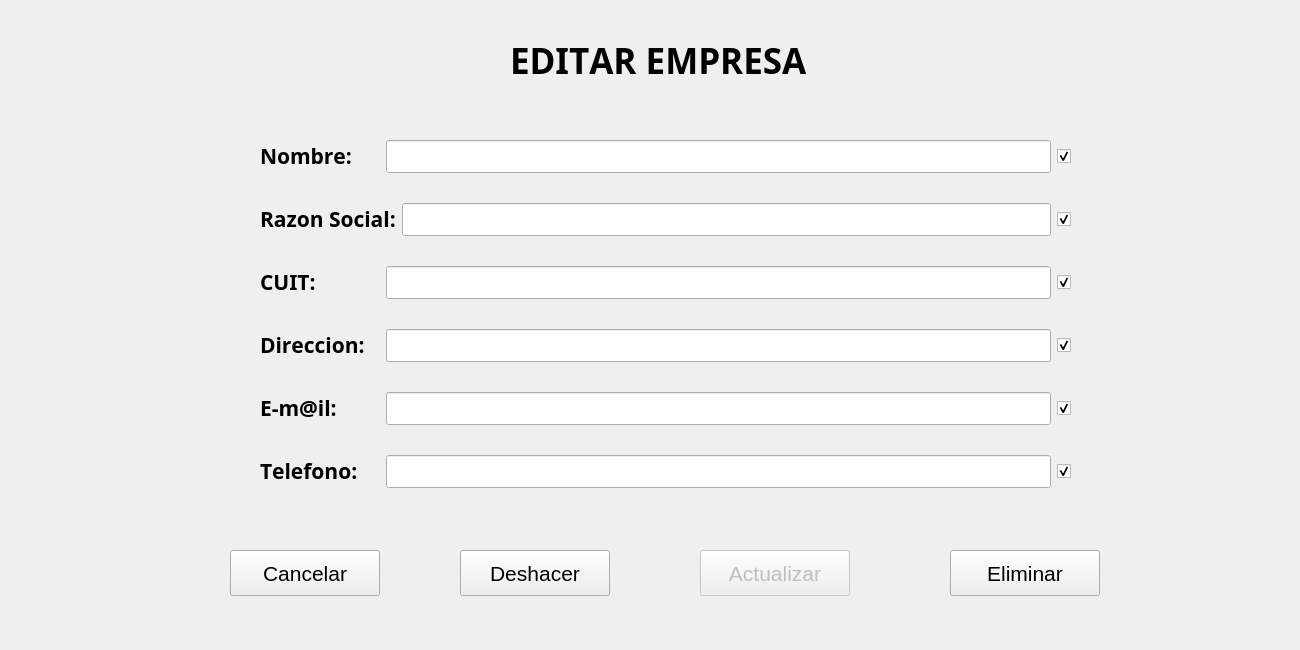
<?xml version="1.0" encoding="UTF-8"?>
<ui version="4.0">
 <class>EmpresaEditar</class>
 <widget class="QDialog" name="EmpresaEditar">
  <property name="enabled">
   <bool>true</bool>
  </property>
  <property name="geometry">
   <rect>
    <x>0</x>
    <y>0</y>
    <width>1300</width>
    <height>650</height>
   </rect>
  </property>
  <property name="font">
   <font>
    <family>MS Gothic</family>
    <kerning>false</kerning>
   </font>
  </property>
  <property name="windowTitle">
   <string notr="true">Editar Empresa</string>
  </property>
  <property name="windowIcon">
   <iconset resource="Icons.qrc">
    <normaloff>:/icon|s/icons/logoTruck.png</normaloff>:/icon|s/icons/logoTruck.png</iconset>
  </property>
  <property name="toolTip">
   <string notr="true"/>
  </property>
  <property name="statusTip">
   <string notr="true"/>
  </property>
  <property name="whatsThis">
   <string notr="true"/>
  </property>
  <property name="accessibleName">
   <string notr="true"/>
  </property>
  <property name="accessibleDescription">
   <string notr="true"/>
  </property>
  <property name="windowFilePath">
   <string notr="true"/>
  </property>
  <widget class="QLabel" name="labelTitulo">
   <property name="geometry">
    <rect>
     <x>510</x>
     <y>40</y>
     <width>391</width>
     <height>41</height>
    </rect>
   </property>
   <property name="font">
    <font>
     <family>Arial Black</family>
     <pointsize>26</pointsize>
     <weight>75</weight>
     <italic>false</italic>
     <bold>true</bold>
     <underline>false</underline>
     <strikeout>false</strikeout>
     <kerning>false</kerning>
    </font>
   </property>
   <property name="toolTip">
    <string notr="true"/>
   </property>
   <property name="statusTip">
    <string notr="true"/>
   </property>
   <property name="whatsThis">
    <string notr="true"/>
   </property>
   <property name="accessibleName">
    <string notr="true"/>
   </property>
   <property name="accessibleDescription">
    <string notr="true"/>
   </property>
   <property name="text">
    <string notr="true">EDITAR EMPRESA</string>
   </property>
   <property name="textInteractionFlags">
    <set>Qt::NoTextInteraction</set>
   </property>
  </widget>
  <widget class="QLabel" name="labelComentario">
   <property name="geometry">
    <rect>
     <x>230</x>
     <y>520</y>
     <width>831</width>
     <height>31</height>
    </rect>
   </property>
   <property name="font">
    <font>
     <pointsize>16</pointsize>
    </font>
   </property>
   <property name="layoutDirection">
    <enum>Qt::LeftToRight</enum>
   </property>
   <property name="text">
    <string/>
   </property>
   <property name="textFormat">
    <enum>Qt::RichText</enum>
   </property>
   <property name="alignment">
    <set>Qt::AlignCenter</set>
   </property>
   <property name="textInteractionFlags">
    <set>Qt::NoTextInteraction</set>
   </property>
  </widget>
  <widget class="QWidget" name="verticalLayoutWidget">
   <property name="geometry">
    <rect>
     <x>260</x>
     <y>110</y>
     <width>811</width>
     <height>411</height>
    </rect>
   </property>
   <layout class="QVBoxLayout" name="verticalLayout">
    <property name="spacing">
     <number>10</number>
    </property>
    <property name="topMargin">
     <number>10</number>
    </property>
    <property name="bottomMargin">
     <number>10</number>
    </property>
    <item>
     <layout class="QHBoxLayout" name="horizontalLayout1" stretch="0,0,0">
      <property name="spacing">
       <number>6</number>
      </property>
      <item>
       <widget class="QLabel" name="label1">
        <property name="minimumSize">
         <size>
          <width>120</width>
          <height>0</height>
         </size>
        </property>
        <property name="font">
         <font>
          <weight>75</weight>
          <bold>true</bold>
          <kerning>false</kerning>
         </font>
        </property>
        <property name="mouseTracking">
         <bool>true</bool>
        </property>
        <property name="toolTip">
         <string notr="true"/>
        </property>
        <property name="statusTip">
         <string notr="true"/>
        </property>
        <property name="whatsThis">
         <string notr="true"/>
        </property>
        <property name="accessibleName">
         <string notr="true"/>
        </property>
        <property name="accessibleDescription">
         <string notr="true"/>
        </property>
        <property name="text">
         <string notr="true">&lt;!DOCTYPE HTML PUBLIC &quot;-//W3C//DTD HTML 4.0//EN&quot; &quot;http://www.w3.org/TR/REC-html40/strict.dtd&quot;&gt;
&lt;html&gt;&lt;head&gt;&lt;meta name=&quot;qrichtext&quot; content=&quot;1&quot; /&gt;&lt;style type=&quot;text/css&quot;&gt;
p, li { white-space: pre-wrap; }
&lt;/style&gt;&lt;/head&gt;&lt;body style=&quot; font-family:'MS Shell Dlg 2'; font-size:8.25pt; font-weight:600; font-style:normal;&quot;&gt;
&lt;p style=&quot; margin-top:0px; margin-bottom:0px; margin-left:0px; margin-right:0px; -qt-block-indent:0; text-indent:0px;&quot;&gt;&lt;span style=&quot; font-size:16pt;&quot;&gt;Nombre:&lt;/span&gt;&lt;/p&gt;&lt;/body&gt;&lt;/html&gt;</string>
        </property>
        <property name="textInteractionFlags">
         <set>Qt::NoTextInteraction</set>
        </property>
       </widget>
      </item>
      <item>
       <widget class="QLineEdit" name="lineEditNombre">
        <property name="font">
         <font>
          <family>Arial</family>
          <pointsize>16</pointsize>
          <kerning>false</kerning>
         </font>
        </property>
        <property name="mouseTracking">
         <bool>false</bool>
        </property>
        <property name="focusPolicy">
         <enum>Qt::ClickFocus</enum>
        </property>
        <property name="acceptDrops">
         <bool>false</bool>
        </property>
        <property name="toolTip">
         <string notr="true"/>
        </property>
        <property name="statusTip">
         <string notr="true"/>
        </property>
        <property name="whatsThis">
         <string notr="true"/>
        </property>
        <property name="accessibleName">
         <string notr="true"/>
        </property>
        <property name="accessibleDescription">
         <string notr="true"/>
        </property>
        <property name="inputMethodHints">
         <set>Qt::ImhNone</set>
        </property>
        <property name="inputMask">
         <string notr="true"/>
        </property>
        <property name="text">
         <string notr="true"/>
        </property>
        <property name="placeholderText">
         <string notr="true"/>
        </property>
       </widget>
      </item>
      <item>
       <widget class="QCheckBox" name="checkBoxNombre">
        <property name="enabled">
         <bool>true</bool>
        </property>
        <property name="font">
         <font>
          <kerning>false</kerning>
         </font>
        </property>
        <property name="mouseTracking">
         <bool>false</bool>
        </property>
        <property name="toolTip">
         <string notr="true"/>
        </property>
        <property name="statusTip">
         <string notr="true"/>
        </property>
        <property name="whatsThis">
         <string notr="true"/>
        </property>
        <property name="accessibleName">
         <string notr="true"/>
        </property>
        <property name="accessibleDescription">
         <string notr="true"/>
        </property>
        <property name="text">
         <string/>
        </property>
        <property name="shortcut">
         <string notr="true"/>
        </property>
        <property name="checked">
         <bool>true</bool>
        </property>
       </widget>
      </item>
     </layout>
    </item>
    <item>
     <layout class="QHBoxLayout" name="horizontalLayout2" stretch="0,0,0">
      <property name="spacing">
       <number>6</number>
      </property>
      <item>
       <widget class="QLabel" name="label2">
        <property name="minimumSize">
         <size>
          <width>120</width>
          <height>0</height>
         </size>
        </property>
        <property name="font">
         <font>
          <weight>75</weight>
          <bold>true</bold>
          <kerning>false</kerning>
         </font>
        </property>
        <property name="mouseTracking">
         <bool>true</bool>
        </property>
        <property name="toolTip">
         <string notr="true"/>
        </property>
        <property name="statusTip">
         <string notr="true"/>
        </property>
        <property name="whatsThis">
         <string notr="true"/>
        </property>
        <property name="accessibleName">
         <string notr="true"/>
        </property>
        <property name="accessibleDescription">
         <string notr="true"/>
        </property>
        <property name="text">
         <string notr="true">&lt;!DOCTYPE HTML PUBLIC &quot;-//W3C//DTD HTML 4.0//EN&quot; &quot;http://www.w3.org/TR/REC-html40/strict.dtd&quot;&gt;
&lt;html&gt;&lt;head&gt;&lt;meta name=&quot;qrichtext&quot; content=&quot;1&quot; /&gt;&lt;style type=&quot;text/css&quot;&gt;
p, li { white-space: pre-wrap; }
&lt;/style&gt;&lt;/head&gt;&lt;body style=&quot; font-family:'MS Gothic'; font-size:8.25pt; font-weight:600; font-style:normal;&quot;&gt;
&lt;p style=&quot; margin-top:0px; margin-bottom:0px; margin-left:0px; margin-right:0px; -qt-block-indent:0; text-indent:0px;&quot;&gt;&lt;span style=&quot; font-family:'MS Shell Dlg 2'; font-size:16pt;&quot;&gt;Razon Social:&lt;/span&gt;&lt;/p&gt;&lt;/body&gt;&lt;/html&gt;</string>
        </property>
        <property name="textInteractionFlags">
         <set>Qt::NoTextInteraction</set>
        </property>
       </widget>
      </item>
      <item>
       <widget class="QLineEdit" name="lineEditRazonSocial">
        <property name="font">
         <font>
          <family>Arial</family>
          <pointsize>16</pointsize>
          <kerning>false</kerning>
         </font>
        </property>
        <property name="mouseTracking">
         <bool>false</bool>
        </property>
        <property name="focusPolicy">
         <enum>Qt::ClickFocus</enum>
        </property>
        <property name="acceptDrops">
         <bool>false</bool>
        </property>
        <property name="toolTip">
         <string notr="true"/>
        </property>
        <property name="statusTip">
         <string notr="true"/>
        </property>
        <property name="whatsThis">
         <string notr="true"/>
        </property>
        <property name="accessibleName">
         <string notr="true"/>
        </property>
        <property name="accessibleDescription">
         <string notr="true"/>
        </property>
        <property name="inputMethodHints">
         <set>Qt::ImhNone</set>
        </property>
        <property name="inputMask">
         <string notr="true"/>
        </property>
        <property name="text">
         <string notr="true"/>
        </property>
        <property name="placeholderText">
         <string notr="true"/>
        </property>
       </widget>
      </item>
      <item>
       <widget class="QCheckBox" name="checkBoxRazonSocial">
        <property name="enabled">
         <bool>true</bool>
        </property>
        <property name="font">
         <font>
          <kerning>false</kerning>
         </font>
        </property>
        <property name="mouseTracking">
         <bool>false</bool>
        </property>
        <property name="toolTip">
         <string notr="true"/>
        </property>
        <property name="statusTip">
         <string notr="true"/>
        </property>
        <property name="whatsThis">
         <string notr="true"/>
        </property>
        <property name="accessibleName">
         <string notr="true"/>
        </property>
        <property name="accessibleDescription">
         <string notr="true"/>
        </property>
        <property name="text">
         <string/>
        </property>
        <property name="shortcut">
         <string notr="true"/>
        </property>
        <property name="checked">
         <bool>true</bool>
        </property>
       </widget>
      </item>
     </layout>
    </item>
    <item>
     <layout class="QHBoxLayout" name="horizontalLayout3" stretch="1,0,0">
      <property name="spacing">
       <number>6</number>
      </property>
      <item>
       <widget class="QLabel" name="labelC">
        <property name="sizePolicy">
         <sizepolicy hsizetype="Fixed" vsizetype="Fixed">
          <horstretch>0</horstretch>
          <verstretch>0</verstretch>
         </sizepolicy>
        </property>
        <property name="minimumSize">
         <size>
          <width>120</width>
          <height>0</height>
         </size>
        </property>
        <property name="font">
         <font>
          <weight>75</weight>
          <bold>true</bold>
          <kerning>false</kerning>
         </font>
        </property>
        <property name="mouseTracking">
         <bool>true</bool>
        </property>
        <property name="toolTip">
         <string notr="true"/>
        </property>
        <property name="statusTip">
         <string notr="true"/>
        </property>
        <property name="whatsThis">
         <string notr="true"/>
        </property>
        <property name="accessibleName">
         <string notr="true"/>
        </property>
        <property name="accessibleDescription">
         <string notr="true"/>
        </property>
        <property name="text">
         <string notr="true">&lt;!DOCTYPE HTML PUBLIC &quot;-//W3C//DTD HTML 4.0//EN&quot; &quot;http://www.w3.org/TR/REC-html40/strict.dtd&quot;&gt;
&lt;html&gt;&lt;head&gt;&lt;meta name=&quot;qrichtext&quot; content=&quot;1&quot; /&gt;&lt;style type=&quot;text/css&quot;&gt;
p, li { white-space: pre-wrap; }
&lt;/style&gt;&lt;/head&gt;&lt;body style=&quot; font-family:'MS Gothic'; font-size:8.25pt; font-weight:600; font-style:normal;&quot;&gt;
&lt;p style=&quot; margin-top:0px; margin-bottom:0px; margin-left:0px; margin-right:0px; -qt-block-indent:0; text-indent:0px;&quot;&gt;&lt;span style=&quot; font-family:'MS Shell Dlg 2'; font-size:16pt;&quot;&gt;CUIT:&lt;/span&gt;&lt;/p&gt;&lt;/body&gt;&lt;/html&gt;</string>
        </property>
        <property name="textInteractionFlags">
         <set>Qt::NoTextInteraction</set>
        </property>
       </widget>
      </item>
      <item>
       <widget class="QLineEdit" name="lineEditCuit">
        <property name="font">
         <font>
          <family>Arial</family>
          <pointsize>16</pointsize>
          <kerning>false</kerning>
         </font>
        </property>
        <property name="mouseTracking">
         <bool>false</bool>
        </property>
        <property name="focusPolicy">
         <enum>Qt::ClickFocus</enum>
        </property>
        <property name="acceptDrops">
         <bool>false</bool>
        </property>
        <property name="toolTip">
         <string notr="true"/>
        </property>
        <property name="statusTip">
         <string notr="true"/>
        </property>
        <property name="whatsThis">
         <string notr="true"/>
        </property>
        <property name="accessibleName">
         <string notr="true"/>
        </property>
        <property name="accessibleDescription">
         <string notr="true"/>
        </property>
        <property name="inputMethodHints">
         <set>Qt::ImhNone</set>
        </property>
        <property name="inputMask">
         <string notr="true"/>
        </property>
        <property name="text">
         <string notr="true"/>
        </property>
        <property name="placeholderText">
         <string notr="true"/>
        </property>
       </widget>
      </item>
      <item>
       <widget class="QCheckBox" name="checkBoxCuit">
        <property name="font">
         <font>
          <kerning>false</kerning>
         </font>
        </property>
        <property name="mouseTracking">
         <bool>false</bool>
        </property>
        <property name="toolTip">
         <string notr="true"/>
        </property>
        <property name="statusTip">
         <string notr="true"/>
        </property>
        <property name="whatsThis">
         <string notr="true"/>
        </property>
        <property name="accessibleName">
         <string notr="true"/>
        </property>
        <property name="accessibleDescription">
         <string notr="true"/>
        </property>
        <property name="text">
         <string/>
        </property>
        <property name="shortcut">
         <string notr="true"/>
        </property>
        <property name="checked">
         <bool>true</bool>
        </property>
       </widget>
      </item>
     </layout>
    </item>
    <item>
     <layout class="QHBoxLayout" name="horizontalLayout4" stretch="0,0,0">
      <property name="spacing">
       <number>6</number>
      </property>
      <item>
       <widget class="QLabel" name="label4">
        <property name="minimumSize">
         <size>
          <width>120</width>
          <height>0</height>
         </size>
        </property>
        <property name="font">
         <font>
          <weight>75</weight>
          <bold>true</bold>
          <kerning>false</kerning>
         </font>
        </property>
        <property name="mouseTracking">
         <bool>true</bool>
        </property>
        <property name="toolTip">
         <string notr="true"/>
        </property>
        <property name="statusTip">
         <string notr="true"/>
        </property>
        <property name="whatsThis">
         <string notr="true"/>
        </property>
        <property name="accessibleName">
         <string notr="true"/>
        </property>
        <property name="accessibleDescription">
         <string notr="true"/>
        </property>
        <property name="text">
         <string notr="true">&lt;!DOCTYPE HTML PUBLIC &quot;-//W3C//DTD HTML 4.0//EN&quot; &quot;http://www.w3.org/TR/REC-html40/strict.dtd&quot;&gt;
&lt;html&gt;&lt;head&gt;&lt;meta name=&quot;qrichtext&quot; content=&quot;1&quot; /&gt;&lt;style type=&quot;text/css&quot;&gt;
p, li { white-space: pre-wrap; }
&lt;/style&gt;&lt;/head&gt;&lt;body style=&quot; font-family:'MS Gothic'; font-size:8.25pt; font-weight:600; font-style:normal;&quot;&gt;
&lt;p style=&quot; margin-top:0px; margin-bottom:0px; margin-left:0px; margin-right:0px; -qt-block-indent:0; text-indent:0px;&quot;&gt;&lt;span style=&quot; font-family:'MS Shell Dlg 2'; font-size:16pt;&quot;&gt;Direccion:&lt;/span&gt;&lt;/p&gt;&lt;/body&gt;&lt;/html&gt;</string>
        </property>
        <property name="textInteractionFlags">
         <set>Qt::NoTextInteraction</set>
        </property>
       </widget>
      </item>
      <item>
       <widget class="QLineEdit" name="lineEditDireccion">
        <property name="font">
         <font>
          <family>Arial</family>
          <pointsize>16</pointsize>
          <kerning>false</kerning>
         </font>
        </property>
        <property name="mouseTracking">
         <bool>false</bool>
        </property>
        <property name="focusPolicy">
         <enum>Qt::ClickFocus</enum>
        </property>
        <property name="acceptDrops">
         <bool>false</bool>
        </property>
        <property name="toolTip">
         <string notr="true"/>
        </property>
        <property name="statusTip">
         <string notr="true"/>
        </property>
        <property name="whatsThis">
         <string notr="true"/>
        </property>
        <property name="accessibleName">
         <string notr="true"/>
        </property>
        <property name="accessibleDescription">
         <string notr="true"/>
        </property>
        <property name="inputMethodHints">
         <set>Qt::ImhNone</set>
        </property>
        <property name="inputMask">
         <string notr="true"/>
        </property>
        <property name="text">
         <string notr="true"/>
        </property>
        <property name="placeholderText">
         <string notr="true"/>
        </property>
       </widget>
      </item>
      <item>
       <widget class="QCheckBox" name="checkBoxDomicilio">
        <property name="font">
         <font>
          <kerning>false</kerning>
         </font>
        </property>
        <property name="mouseTracking">
         <bool>false</bool>
        </property>
        <property name="toolTip">
         <string notr="true"/>
        </property>
        <property name="statusTip">
         <string notr="true"/>
        </property>
        <property name="whatsThis">
         <string notr="true"/>
        </property>
        <property name="accessibleName">
         <string notr="true"/>
        </property>
        <property name="accessibleDescription">
         <string notr="true"/>
        </property>
        <property name="text">
         <string/>
        </property>
        <property name="shortcut">
         <string notr="true"/>
        </property>
        <property name="checked">
         <bool>true</bool>
        </property>
       </widget>
      </item>
     </layout>
    </item>
    <item>
     <layout class="QHBoxLayout" name="horizontalLayout4_3" stretch="0,0,0">
      <property name="spacing">
       <number>6</number>
      </property>
      <item>
       <widget class="QLabel" name="label4_3">
        <property name="minimumSize">
         <size>
          <width>120</width>
          <height>0</height>
         </size>
        </property>
        <property name="font">
         <font>
          <weight>75</weight>
          <bold>true</bold>
          <kerning>false</kerning>
         </font>
        </property>
        <property name="mouseTracking">
         <bool>true</bool>
        </property>
        <property name="toolTip">
         <string notr="true"/>
        </property>
        <property name="statusTip">
         <string notr="true"/>
        </property>
        <property name="whatsThis">
         <string notr="true"/>
        </property>
        <property name="accessibleName">
         <string notr="true"/>
        </property>
        <property name="accessibleDescription">
         <string notr="true"/>
        </property>
        <property name="text">
         <string notr="true">&lt;!DOCTYPE HTML PUBLIC &quot;-//W3C//DTD HTML 4.0//EN&quot; &quot;http://www.w3.org/TR/REC-html40/strict.dtd&quot;&gt;
&lt;html&gt;&lt;head&gt;&lt;meta name=&quot;qrichtext&quot; content=&quot;1&quot; /&gt;&lt;style type=&quot;text/css&quot;&gt;
p, li { white-space: pre-wrap; }
&lt;/style&gt;&lt;/head&gt;&lt;body style=&quot; font-family:'MS Shell Dlg 2'; font-size:8.25pt; font-weight:600; font-style:normal;&quot;&gt;
&lt;p style=&quot; margin-top:0px; margin-bottom:0px; margin-left:0px; margin-right:0px; -qt-block-indent:0; text-indent:0px;&quot;&gt;&lt;span style=&quot; font-size:16pt;&quot;&gt;E-m@il:&lt;/span&gt;&lt;/p&gt;&lt;/body&gt;&lt;/html&gt;</string>
        </property>
        <property name="textInteractionFlags">
         <set>Qt::NoTextInteraction</set>
        </property>
       </widget>
      </item>
      <item>
       <widget class="QLineEdit" name="lineEditEmail">
        <property name="font">
         <font>
          <family>Arial</family>
          <pointsize>16</pointsize>
          <kerning>false</kerning>
         </font>
        </property>
        <property name="mouseTracking">
         <bool>false</bool>
        </property>
        <property name="focusPolicy">
         <enum>Qt::ClickFocus</enum>
        </property>
        <property name="acceptDrops">
         <bool>false</bool>
        </property>
        <property name="toolTip">
         <string notr="true"/>
        </property>
        <property name="statusTip">
         <string notr="true"/>
        </property>
        <property name="whatsThis">
         <string notr="true"/>
        </property>
        <property name="accessibleName">
         <string notr="true"/>
        </property>
        <property name="accessibleDescription">
         <string notr="true"/>
        </property>
        <property name="inputMethodHints">
         <set>Qt::ImhNone</set>
        </property>
        <property name="inputMask">
         <string notr="true"/>
        </property>
        <property name="text">
         <string notr="true"/>
        </property>
        <property name="placeholderText">
         <string notr="true"/>
        </property>
       </widget>
      </item>
      <item>
       <widget class="QCheckBox" name="checkBoxEmail">
        <property name="font">
         <font>
          <kerning>false</kerning>
         </font>
        </property>
        <property name="mouseTracking">
         <bool>false</bool>
        </property>
        <property name="toolTip">
         <string notr="true"/>
        </property>
        <property name="statusTip">
         <string notr="true"/>
        </property>
        <property name="whatsThis">
         <string notr="true"/>
        </property>
        <property name="accessibleName">
         <string notr="true"/>
        </property>
        <property name="accessibleDescription">
         <string notr="true"/>
        </property>
        <property name="text">
         <string/>
        </property>
        <property name="shortcut">
         <string notr="true"/>
        </property>
        <property name="checked">
         <bool>true</bool>
        </property>
       </widget>
      </item>
     </layout>
    </item>
    <item>
     <layout class="QHBoxLayout" name="horizontalLayout4_5" stretch="0,0,0">
      <property name="spacing">
       <number>6</number>
      </property>
      <item>
       <widget class="QLabel" name="label4_5">
        <property name="minimumSize">
         <size>
          <width>120</width>
          <height>0</height>
         </size>
        </property>
        <property name="font">
         <font>
          <weight>75</weight>
          <bold>true</bold>
          <kerning>false</kerning>
         </font>
        </property>
        <property name="mouseTracking">
         <bool>true</bool>
        </property>
        <property name="toolTip">
         <string notr="true"/>
        </property>
        <property name="statusTip">
         <string notr="true"/>
        </property>
        <property name="whatsThis">
         <string notr="true"/>
        </property>
        <property name="accessibleName">
         <string notr="true"/>
        </property>
        <property name="accessibleDescription">
         <string notr="true"/>
        </property>
        <property name="text">
         <string notr="true">&lt;!DOCTYPE HTML PUBLIC &quot;-//W3C//DTD HTML 4.0//EN&quot; &quot;http://www.w3.org/TR/REC-html40/strict.dtd&quot;&gt;
&lt;html&gt;&lt;head&gt;&lt;meta name=&quot;qrichtext&quot; content=&quot;1&quot; /&gt;&lt;style type=&quot;text/css&quot;&gt;
p, li { white-space: pre-wrap; }
&lt;/style&gt;&lt;/head&gt;&lt;body style=&quot; font-family:'MS Shell Dlg 2'; font-size:8.25pt; font-weight:600; font-style:normal;&quot;&gt;
&lt;p style=&quot; margin-top:0px; margin-bottom:0px; margin-left:0px; margin-right:0px; -qt-block-indent:0; text-indent:0px;&quot;&gt;&lt;span style=&quot; font-size:16pt;&quot;&gt;Telefono:&lt;/span&gt;&lt;/p&gt;&lt;/body&gt;&lt;/html&gt;</string>
        </property>
        <property name="textInteractionFlags">
         <set>Qt::NoTextInteraction</set>
        </property>
       </widget>
      </item>
      <item>
       <widget class="QLineEdit" name="lineEditTel">
        <property name="font">
         <font>
          <family>Arial</family>
          <pointsize>16</pointsize>
          <kerning>false</kerning>
         </font>
        </property>
        <property name="mouseTracking">
         <bool>false</bool>
        </property>
        <property name="focusPolicy">
         <enum>Qt::ClickFocus</enum>
        </property>
        <property name="acceptDrops">
         <bool>false</bool>
        </property>
        <property name="toolTip">
         <string notr="true"/>
        </property>
        <property name="statusTip">
         <string notr="true"/>
        </property>
        <property name="whatsThis">
         <string notr="true"/>
        </property>
        <property name="accessibleName">
         <string notr="true"/>
        </property>
        <property name="accessibleDescription">
         <string notr="true"/>
        </property>
        <property name="inputMethodHints">
         <set>Qt::ImhNone</set>
        </property>
        <property name="inputMask">
         <string notr="true"/>
        </property>
        <property name="text">
         <string notr="true"/>
        </property>
        <property name="placeholderText">
         <string notr="true"/>
        </property>
       </widget>
      </item>
      <item>
       <widget class="QCheckBox" name="checkBoxTelefono">
        <property name="font">
         <font>
          <kerning>false</kerning>
         </font>
        </property>
        <property name="mouseTracking">
         <bool>false</bool>
        </property>
        <property name="toolTip">
         <string notr="true"/>
        </property>
        <property name="statusTip">
         <string notr="true"/>
        </property>
        <property name="whatsThis">
         <string notr="true"/>
        </property>
        <property name="accessibleName">
         <string notr="true"/>
        </property>
        <property name="accessibleDescription">
         <string notr="true"/>
        </property>
        <property name="text">
         <string/>
        </property>
        <property name="shortcut">
         <string notr="true"/>
        </property>
        <property name="checked">
         <bool>true</bool>
        </property>
       </widget>
      </item>
     </layout>
    </item>
   </layout>
  </widget>
  <widget class="QPushButton" name="pushButtonEliminar">
   <property name="geometry">
    <rect>
     <x>950</x>
     <y>550</y>
     <width>150</width>
     <height>46</height>
    </rect>
   </property>
   <property name="font">
    <font>
     <family>MS Shell Dlg 2</family>
     <pointsize>16</pointsize>
     <kerning>false</kerning>
    </font>
   </property>
   <property name="focusPolicy">
    <enum>Qt::NoFocus</enum>
   </property>
   <property name="contextMenuPolicy">
    <enum>Qt::NoContextMenu</enum>
   </property>
   <property name="toolTip">
    <string notr="true"/>
   </property>
   <property name="statusTip">
    <string notr="true"/>
   </property>
   <property name="whatsThis">
    <string notr="true"/>
   </property>
   <property name="accessibleName">
    <string notr="true"/>
   </property>
   <property name="accessibleDescription">
    <string notr="true"/>
   </property>
   <property name="text">
    <string notr="true">Eliminar</string>
   </property>
   <property name="shortcut">
    <string notr="true"/>
   </property>
   <property name="autoDefault">
    <bool>false</bool>
   </property>
  </widget>
  <widget class="QPushButton" name="pushButtonCancelar">
   <property name="geometry">
    <rect>
     <x>230</x>
     <y>550</y>
     <width>150</width>
     <height>46</height>
    </rect>
   </property>
   <property name="font">
    <font>
     <family>MS Shell Dlg 2</family>
     <pointsize>16</pointsize>
     <kerning>false</kerning>
    </font>
   </property>
   <property name="focusPolicy">
    <enum>Qt::NoFocus</enum>
   </property>
   <property name="contextMenuPolicy">
    <enum>Qt::NoContextMenu</enum>
   </property>
   <property name="toolTip">
    <string notr="true"/>
   </property>
   <property name="statusTip">
    <string notr="true"/>
   </property>
   <property name="whatsThis">
    <string notr="true"/>
   </property>
   <property name="accessibleName">
    <string notr="true"/>
   </property>
   <property name="accessibleDescription">
    <string notr="true"/>
   </property>
   <property name="text">
    <string notr="true">Cancelar</string>
   </property>
   <property name="shortcut">
    <string notr="true"/>
   </property>
   <property name="autoDefault">
    <bool>false</bool>
   </property>
  </widget>
  <widget class="QPushButton" name="pushButtonDeshacer">
   <property name="geometry">
    <rect>
     <x>460</x>
     <y>550</y>
     <width>150</width>
     <height>46</height>
    </rect>
   </property>
   <property name="font">
    <font>
     <family>MS Shell Dlg 2</family>
     <pointsize>16</pointsize>
     <kerning>false</kerning>
    </font>
   </property>
   <property name="focusPolicy">
    <enum>Qt::NoFocus</enum>
   </property>
   <property name="contextMenuPolicy">
    <enum>Qt::NoContextMenu</enum>
   </property>
   <property name="toolTip">
    <string notr="true"/>
   </property>
   <property name="statusTip">
    <string notr="true"/>
   </property>
   <property name="whatsThis">
    <string notr="true"/>
   </property>
   <property name="accessibleName">
    <string notr="true"/>
   </property>
   <property name="accessibleDescription">
    <string notr="true"/>
   </property>
   <property name="text">
    <string notr="true">Deshacer</string>
   </property>
   <property name="shortcut">
    <string notr="true"/>
   </property>
   <property name="autoDefault">
    <bool>false</bool>
   </property>
  </widget>
  <widget class="QPushButton" name="pushButtonActualizar">
   <property name="enabled">
    <bool>false</bool>
   </property>
   <property name="geometry">
    <rect>
     <x>700</x>
     <y>550</y>
     <width>150</width>
     <height>46</height>
    </rect>
   </property>
   <property name="font">
    <font>
     <family>MS Shell Dlg 2</family>
     <pointsize>16</pointsize>
     <kerning>false</kerning>
    </font>
   </property>
   <property name="focusPolicy">
    <enum>Qt::NoFocus</enum>
   </property>
   <property name="contextMenuPolicy">
    <enum>Qt::NoContextMenu</enum>
   </property>
   <property name="toolTip">
    <string notr="true"/>
   </property>
   <property name="statusTip">
    <string notr="true"/>
   </property>
   <property name="whatsThis">
    <string notr="true"/>
   </property>
   <property name="accessibleName">
    <string notr="true"/>
   </property>
   <property name="accessibleDescription">
    <string notr="true"/>
   </property>
   <property name="text">
    <string notr="true">Actualizar</string>
   </property>
   <property name="shortcut">
    <string notr="true"/>
   </property>
   <property name="autoDefault">
    <bool>false</bool>
   </property>
  </widget>
 </widget>
 <resources>
  <include location="Icons.qrc"/>
 </resources>
 <connections/>
</ui>
